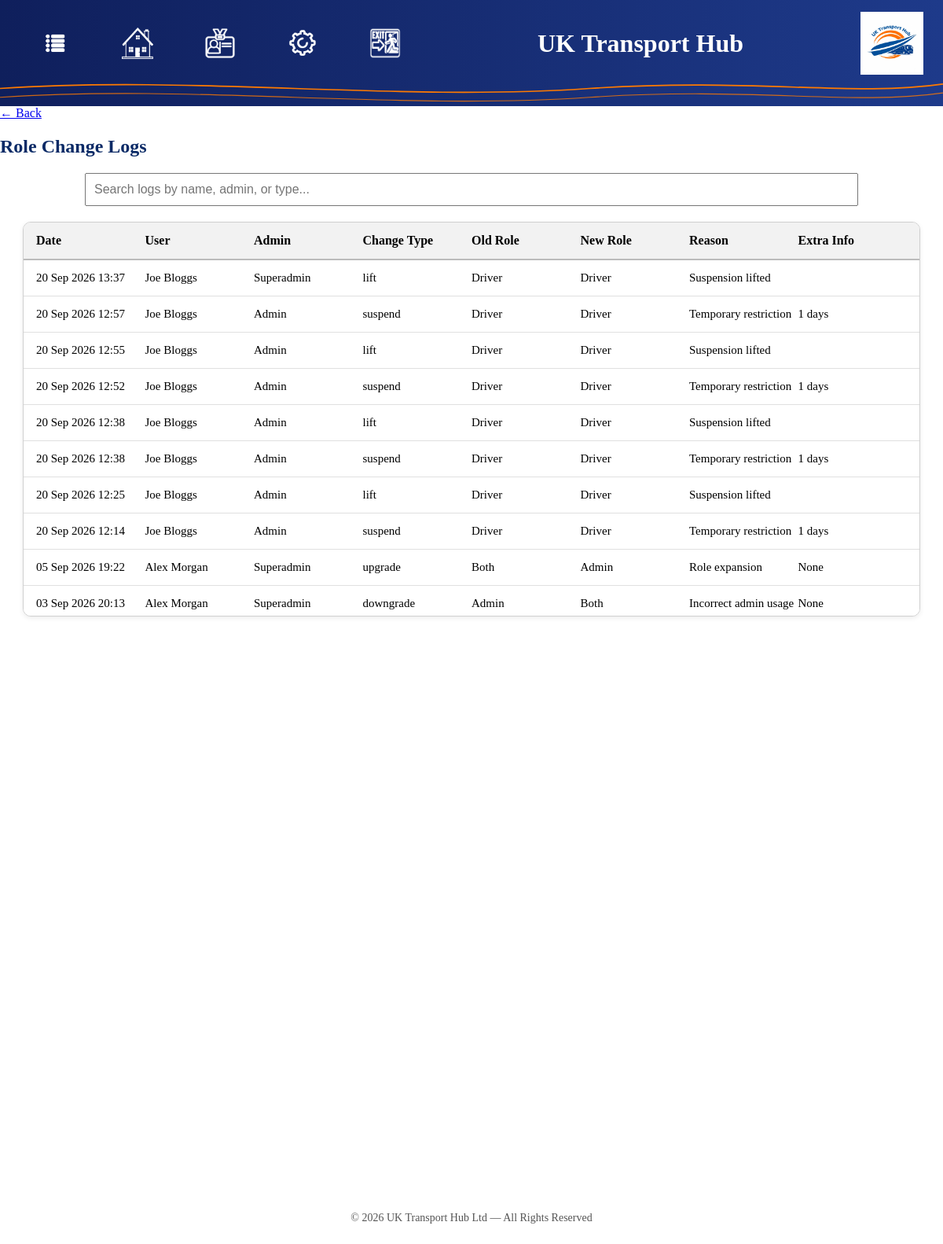
Page /role/change/history (signed in) on the committed database.
### database.py (models this page shows, shortened)
class RoleChangeHistory(db.Model):
    __tablename__ = "role_change_history"
    id = db.Column(db.Integer, primary_key=True)
    timestamp = db.Column(db.DateTime, default=datetime.utcnow)
    user_id = db.Column(db.Integer, db.ForeignKey("users.id"), nullable=False)
    admin_id = db.Column(db.Integer, db.ForeignKey("users.id"), nullable=False)
    change_type = db.Column(db.String(50), nullable=False)
    old_role = db.Column(db.String(50), nullable=True)
    new_role = db.Column(db.String(50), nullable=True)
    reason = db.Column(db.String(255), nullable=True)
    extra_info = db.Column(db.String(255), nullable=True)
    user = db.relationship("User", foreign_keys=[user_id], backref="role_change_history")
    admin = db.relationship("User", foreign_keys=[admin_id], backref="role_changes_made")

class User(db.Model, UserMixin):
    __tablename__ = "users"   # make sure this matches your actual table name in SQLite
    id = db.Column(db.Integer, primary_key=True)
    first_name = db.Column(db.String(50), nullable=False)
    last_name = db.Column(db.String(50), nullable=False)
    username = db.Column(db.String(100), nullable=True)
    email = db.Column(db.String(120), nullable=False, unique=True)
    password = db.Column(db.String(200), nullable=False)
    level = db.Column(db.Integer, default=4)
    role_superadmin = db.Column(db.Boolean, default=False)
    role_admin = db.Column(db.Boolean, default=False)
    role_driver = db.Column(db.Boolean, default=False)
    role_enthusiast = db.Column(db.Boolean, default=True)
    role_change_message = db.Column(db.String(255))
    downgrade_reason = db.Column(db.String(255))
    deleted = db.Column(db.Boolean, default=False)
    suspended_until = db.Column(db.DateTime, nullable=True)
    suspension_reason = db.Column(db.String(255), nullable=True)
    date_of_birth = db.Column(db.String(10), nullable=True)
    joined_date = db.Column(db.String(10), nullable=True)
    address = db.Column(db.String(200), nullable=True)
    postcode = db.Column(db.String(20), nullable=True)
    phone = db.Column(db.String(20), nullable=True)
    psv_number = db.Column(db.String(50), nullable=True)
    licence_number = db.Column(db.String(50), nullable=True)
    company = db.Column(db.String(120), nullable=True)
    region = db.Column(db.String(120), nullable=True)
    depot = db.Column(db.String(120), nullable=True)
    outstation = db.Column(db.String(120), nullable=True)
    week_start_override = db.Column(db.String(10), default=None)
    profile_photo = db.Column(db.String(300), nullable=True)
    totp_secret = db.Column(db.String(32), nullable=True)
    is_2fa_enabled = db.Column(db.Boolean, default=False, nullable=False)

### app.py (the view)
@app.route("/role/change/history")
@login_required
def role_change_history():
    logs = RoleChangeHistory.query.order_by(RoleChangeHistory.timestamp.desc()).all()
    return render_template(
        "role_change_history.html",
        logs=logs
    )

### app.py (called while the page is built)
@login_manager.user_loader
def load_user(user_id):
    return db.session.get(User, int(user_id))

def load_maintenance_state():
    try:
        if os.path.exists(STATE_FILE):
            with open(STATE_FILE, "r") as f:
                data = json.load(f)
                return data.get("maintenance_mode", False)
    except Exception as e:
        app.logger.error(f"Error loading maintenance state: {e}")
    return False

@app.before_request
def store_last_page():
    if request.method == "GET":
        if request.path != "/settings":
            session["last_page"] = request.path

@app.context_processor
def inject_home_target():
    user_id = session.get("user_id")
    if not user_id:
        return dict(
            home_target="login",
            user_roles=[]
        )
    user = db.session.get(User, user_id)
    if not user:
        return dict(
            home_target="login",
            user_roles=[]
        )
    if user.role_driver:
        home = "driver_dashboard"
    elif user.role_enthusiast:
        home = "enthusiast_dashboard"
    else:
        home = "enthusiast_dashboard"
    return dict(
        home_target=home,
        user_roles=get_all_roles(user)
    )

def get_all_roles(user):
    if not user.is_authenticated:
        return []
    roles = []
    if current_user.role_superadmin:
        roles.append("Superadmin")
    if current_user.role_admin:
        roles.append("Admin")
    if user.role_driver:
        roles.append("Driver")
    if user.role_enthusiast:
        roles.append("Enthusiast")
    return roles

### templates/role_change_history.html (shortened to what this page needs)
{% extends "base.html" %}
{% set page_title = "UK Transport Hub" %}
{% set home_target = "home" %}
{% set is_drivers_hub = False %}
{% block content %}
<a href="javascript:history.back()" class="back-btn">← Back</a>
<h2>Role Change Logs</h2>
<div class="history-controls">
    <input type="text" id="historySearch" placeholder="Search logs by name, admin, or type...">
</div>
<div class="history-container">
    <div class="history-header">
        <span>Date</span>
        <span>User</span>
        <span>Admin</span>
        <span>Change Type</span>
        <span>Old Role</span>
        <span>New Role</span>
        <span>Reason</span>
        <span>Extra Info</span>
    </div>
	<div id="historyList">
		{% for h in logs %}
		<div class="history-row">
			<span>{{ h.timestamp.strftime('%d %b %Y %H:%M') }}</span>
			<span>{{ h.user.first_name }} {{ h.user.last_name }}</span>
			<span>
				{% if h.admin.level == 1 %}
					Superadmin
				{% elif h.admin.level == 2 %}
					Admin
				{% elif h.admin.level == 3 %}
					Enthusiast
				{% elif h.admin.level == 4 %}
					Driver
				{% else %}
					Unknown
				{% endif %}
			</span>
			<span>{{ h.change_type }}</span>
			<span>{{ h.old_role }}</span>
			<span>{{ h.new_role }}</span>
			<span>{{ h.reason }}</span>
			<span>{{ h.extra_info }}</span>
		</div>
		{% endfor %}
	</div>
</div>
{% endblock %}

### templates/base.html (shortened to what this page needs)
<!DOCTYPE html>
<html lang="en">
<head>
    <link rel="stylesheet" href="{{ url_for('static', filename='style.css') }}">
<link rel="stylesheet" href="https://cdnjs.cloudflare.com/ajax/libs/font-awesome/6.4.0/css/all.min.css">
</head>
<body>
<header class="main-header">
		<nav class="header-left">
				<button class="nav-btn" id="menuToggle">
					<img src="{{ url_for('static', filename='assets/menu.png') }}" class="nav-icon">
				</button>
				{% if current_user.is_authenticated %}
				<a class="nav-btn" href="
					{%- if not current_user.is_authenticated -%}
						{{ url_for('index') }}
					{%- elif current_user.role_superadmin or current_user.role_admin or current_user.role_driver -%}
						{{ url_for('driver_dashboard') }}
					{%- elif current_user.role_enthusiast -%}
						{{ url_for('enthusiast_dashboard') }}
					{%- else -%}
						{{ url_for('index') }}
					{%- endif -%}
				">
					<img src="{{ url_for('static', filename='assets/home.png') }}" class="nav-icon">
				</a>
				<a class="nav-btn" href="/profile">
					<img src="{{ url_for('static', filename='assets/profile.png') }}" class="nav-icon">
				</a>
				<a class="nav-btn" href="/settings">
					<img src="{{ url_for('static', filename='assets/settings.png') }}" class="nav-icon">
				</a>
				<a class="nav-btn" href="/logout">
					<img src="{{ url_for('static', filename='assets/logout.png') }}" class="nav-icon">
				</a>
			{% endif %}
		</nav>
    <div class="header-center">
        {{ page_title if page_title else "UK Transport Hub" }}
    </div>
    <div class="header-right">
        <img src="{{ url_for('static', filename='assets/logo.png') }}"
             alt="Transport Hub Logo"
             class="header-logo">
    </div>
    <div class="header-waves">
        <svg viewBox="0 0 1440 80" preserveAspectRatio="none">
            <path d="M0,40 C300,10 600,70 900,40 C1150,15 1300,60 1440,30"
                  stroke="#FF7A00" stroke-width="3" fill="none" />
            <path d="M0,60 C300,30 600,90 900,60 C1150,35 1300,80 1440,50"
                  stroke="#FF7A00" stroke-width="2" fill="none" opacity="0.8" />
        </svg>
    </div>
</header>
<main>
    {% block content %}{% endblock %}
</main>
<footer>
    © 2026 UK Transport Hub Ltd — All Rights Reserved
</footer>
</body>
</html>

### static/style.css (style rules this page uses)
header.main-header { display: grid; grid-template-columns: auto 1fr auto; align-items: center; background: linear-gradient(90deg, #0F1F5C, #1E3A8A); padding: 15px 25px 40px; color: white; position: relative; z-index: 10; }
.header-left { display: flex; gap: 15px; }
.header-center { justify-self: center; font-size: 32px; font-weight: bold; white-space: nowrap; }
.header-right { display: flex; align-items: center; }
.header-logo { height: 80px; width: auto; }
.header-waves { position: absolute; bottom: 0; left: 0; width: 100%; overflow: hidden; }
.header-waves svg { width: 100%; height: 45px; display: block; }
.nav-btn { background: transparent; padding: 10px; margin: 0 15px; border-radius: 6px; transition: 0.25s ease; display: inline-flex; align-items: center; justify-content: center; border: none !important; outline: none !important; }
.nav-icon { width: 40px; height: 40px; filter: brightness(0) invert(1) !important; }
html, body { height: 100%; margin: 0; }
body { display: flex; flex-direction: column; }
main { flex: 1; }
footer { margin-top: auto; text-align:center; padding:25px; color:#555; font-size:14px; }
:root { --hub-blue: #0A2A66; --hub-blue-dark: #061B44; --hub-grey: #f5f5f5; --hub-text: #333; }
h2, h3, h4 { color: var(--hub-blue); font-weight: 700; }

### templates/role_change_history.html (style rules this page uses)
.history-controls { text-align: center; margin-bottom: 20px; }
#historySearch { width: 80%; padding: 10px; font-size: 16px; }
.history-container { width: 95%; margin: 0 auto; max-height: 500px; overflow-y: auto; background: #ffffff; border: 1px solid #d0d0d0; border-radius: 10px; box-shadow: 0 2px 6px rgba(0,0,0,0.08); }
.history-header { display: grid; grid-template-columns: repeat(8, 1fr); padding: 14px 16px; font-weight: 600; background: #f2f2f2; border-bottom: 2px solid #bcbcbc; }
.history-row { display: grid; grid-template-columns: repeat(8, 1fr); padding: 14px 16px; border-bottom: 1px solid #e0e0e0; font-size: 15px; }

### rows in the picture
RoleChangeHistory: timestamp "20 Sep 2026 13:37", user.first_name "Joe", user.last_name "Bloggs", shows "Superadmin", change_type "lift", old_role "Driver", new_role "Driver", reason "Suspension lifted"
RoleChangeHistory: timestamp "20 Sep 2026 12:57", user.first_name "Joe", user.last_name "Bloggs", shows "Admin", change_type "suspend", old_role "Driver", new_role "Driver", reason "Temporary restriction", extra_info "1 days"
RoleChangeHistory: timestamp "20 Sep 2026 12:55", user.first_name "Joe", user.last_name "Bloggs", shows "Admin", change_type "lift", old_role "Driver", new_role "Driver", reason "Suspension lifted"
RoleChangeHistory: timestamp "20 Sep 2026 12:52", user.first_name "Joe", user.last_name "Bloggs", shows "Admin", change_type "suspend", old_role "Driver", new_role "Driver", reason "Temporary restriction", extra_info "1 days"
RoleChangeHistory: timestamp "20 Sep 2026 12:38", user.first_name "Joe", user.last_name "Bloggs", shows "Admin", change_type "lift", old_role "Driver", new_role "Driver", reason "Suspension lifted"
RoleChangeHistory: timestamp "20 Sep 2026 12:38", user.first_name "Joe", user.last_name "Bloggs", shows "Admin", change_type "suspend", old_role "Driver", new_role "Driver", reason "Temporary restriction", extra_info "1 days"
RoleChangeHistory: timestamp "20 Sep 2026 12:25", user.first_name "Joe", user.last_name "Bloggs", shows "Admin", change_type "lift", old_role "Driver", new_role "Driver", reason "Suspension lifted"
RoleChangeHistory: timestamp "20 Sep 2026 12:14", user.first_name "Joe", user.last_name "Bloggs", shows "Admin", change_type "suspend", old_role "Driver", new_role "Driver", reason "Temporary restriction", extra_info "1 days"
RoleChangeHistory: timestamp "05 Sep 2026 19:22", user.first_name "Alex", user.last_name "Morgan", shows "Superadmin", change_type "upgrade", old_role "Both", new_role "Admin", reason "Role expansion", extra_info "None"
RoleChangeHistory: timestamp "03 Sep 2026 20:13", user.first_name "Alex", user.last_name "Morgan", shows "Superadmin", change_type "downgrade", old_role "Admin", new_role "Both", reason "Incorrect admin usage", extra_info "None"

### other values in the picture
{{ page_title if page_title else "UK Transport Hub" }} "UK Transport Hub"
